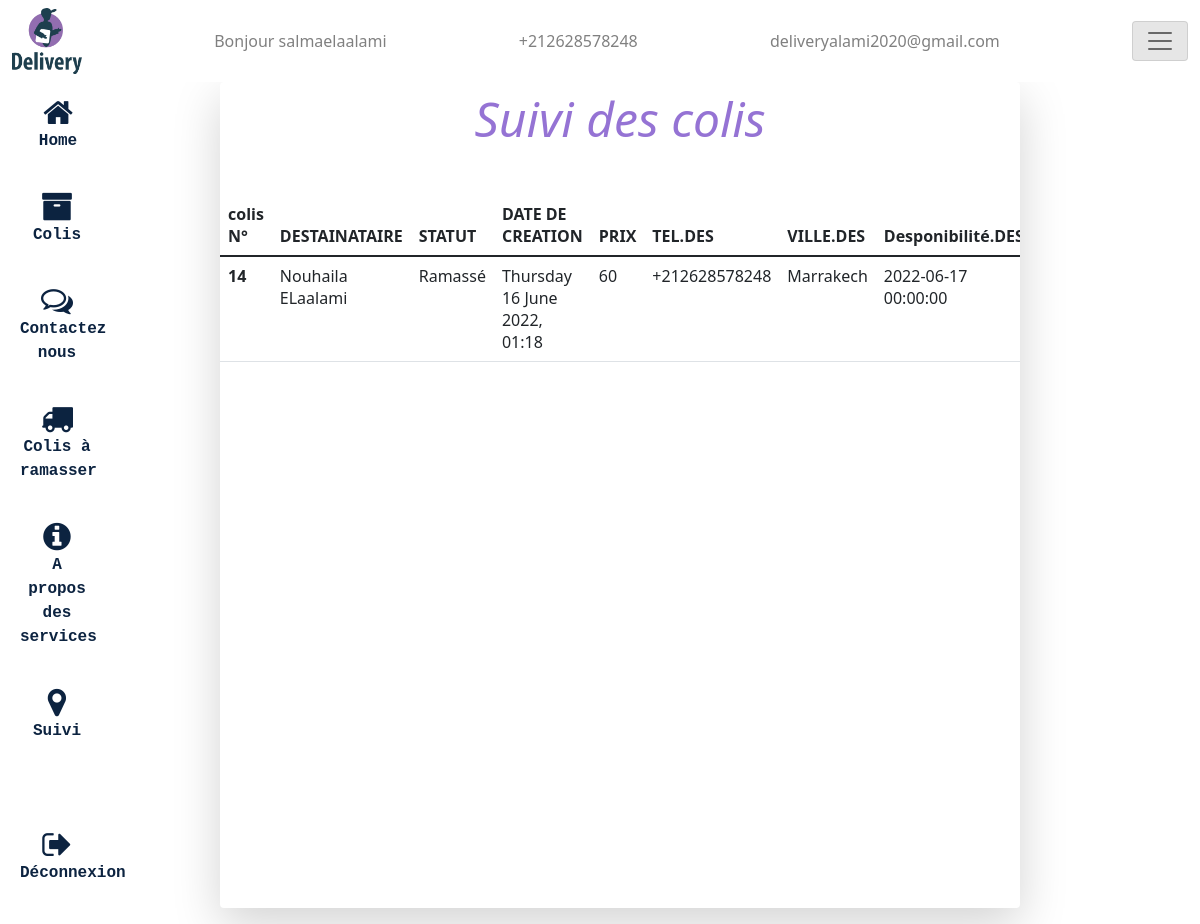
/suivi_client (signed in), run on the app's committed database.
### tables this page shows
CREATE TABLE `colis` (
  `id` int NOT NULL AUTO_INCREMENT,
  `Destinataire` varchar(256) NOT NULL,
  `Statut` varchar(256) NOT NULL,
  `Telephone_Des` varchar(256) NOT NULL,
  `Ville_Des` varchar(256) NOT NULL,
  `adresse_Des` varchar(256) NOT NULL,
  `Disponibilite_Des` datetime NOT NULL,
  `Produit` varchar(256) NOT NULL,
  `Poids` int NOT NULL,
  `Prix` int NOT NULL,
  `Date_création` varchar(256) NOT NULL,
  `Etat` varchar(256) NOT NULL,
  `id_client` int NOT NULL,
  PRIMARY KEY (`id`),
  KEY `id_client` (`id_client`),
  CONSTRAINT `id_client` FOREIGN KEY (`id_client`) REFERENCES `client` (`id`) ON DELETE RESTRICT ON UPDATE RESTRICT
);

### controllers/HomeController.php (called while the page is built)
<?php
  class HomeController{
    public function index($page){
      include('views/'.$page.'.php');
   }
  }
?>

### controllers/AdministrateurController.php (called while the page is built, shortened)
<?php
class AdministrateurController{
  public function suiviClient()
  {
    $suivi=new Colis();
   return  $suivi->affichNvColis();
  }
}
?>

### database/connexion.php (called while the page is built)
<?php
class Dbconnect
{
    public  function connect()
    {
        $conn = new PDO("mysql:host=localhost; dbname=delivery" ,"root" ,"");
        return $conn;
    }
    public function preparation($req)
  {
    try
    {
    return $this->connect()->prepare($req);
    }catch (PDOException $ex) {echo $ex->getMessage();}
  }
}

### models/Colis.php (called while the page is built, shortened)
<?php
class Colis extends Dbconnect
{
    public $id;
    public function setIdClient($id)
    {
        $this->id=$id;
    }
    public function getIdClient()
    {
        return $this->id;
    }
  public function affichNvColis()
  {
      $sql="SELECT * FROM colis WHERE id_client LIKE ?";
      $prepare=$this->preparation($sql);
      $param=$this->getIdClient();
      $prepare->execute([$param]);
      return $prepare->fetchAll();
  }
}

### views/suivi_client.php (the view, shortened to what this page needs)
<!DOCTYPE html>
<html lang="en">
<head>
</head>
<body style="overflow-x:hidden;">
    <section class="callout ms-2 shadow-lg bg-body rounded col-8 col-md-8">
    <h1 class="text-center display-5 mb-5 fst-italic mt-2" style="color:#9573D4;">Suivi des colis</h1>
    <div class="table-responsive" >
    <table class="table ">
      <thead>
        <tr>
          <th scope="col">colis N°</th>
          <th scope="col">DESTAINATAIRE</th>
          <th scope="col">STATUT</th>
          <th scope="col">DATE DE CREATION</th>
          <th scope="col">PRIX</th>
          <th scope="col">TEL.DES</th>
          <th scope="col">VILLE.DES</th>
          <th scope="col">Desponibilité.DES</th>
        </tr>
      </thead>
      <tbody>
      <?php
                            $Admin = new AdministrateurController();
                            $Nvcolis = $Admin->suiviClient();
                            foreach ($Nvcolis as $colis) {
                                echo '
                                        <tr>
                                            <th>' . $colis['id'] . '</th>
                                            <td>' . $colis['Destinataire'] . '</td>
                                            <td>' . $colis['Statut'] . '</td>
                                            <td>' . $colis['Date_création'] . '</td>
                                            <td>' . $colis['Prix'] . '</td>
                                            <td>' . $colis['Telephone_Des'] . '</td>
                                            <td>' . $colis['Ville_Des'] . '</td>
                                            <td>' . $colis['Disponibilite_Des'] . '</td>
                                            <td>' . $colis['Produit'] . '</td>
                                            <td>' . $colis['Poids'] . 'Kg</td>
                                            <td style="color:red;">' . $colis['Etat'] . '</td>
                                        </tr>
                                        ';
                            }
                            ?>
      </tbody>
    </table>
    </div>
    </section>
</div>
</body>
</html>

### data on the page
colis: id "14", Destinataire "Nouhaila ELaalami", Statut "Ramassé", Date_création "Thursday 16 June 2022, 01:18", Prix "60", Telephone_Des "+212628578248", Ville_Des "Marrakech", Disponibilite_Des "2022-06-17 00:00:00"

### other printed values
$_SESSION['nom'] "salmaelaalami"
